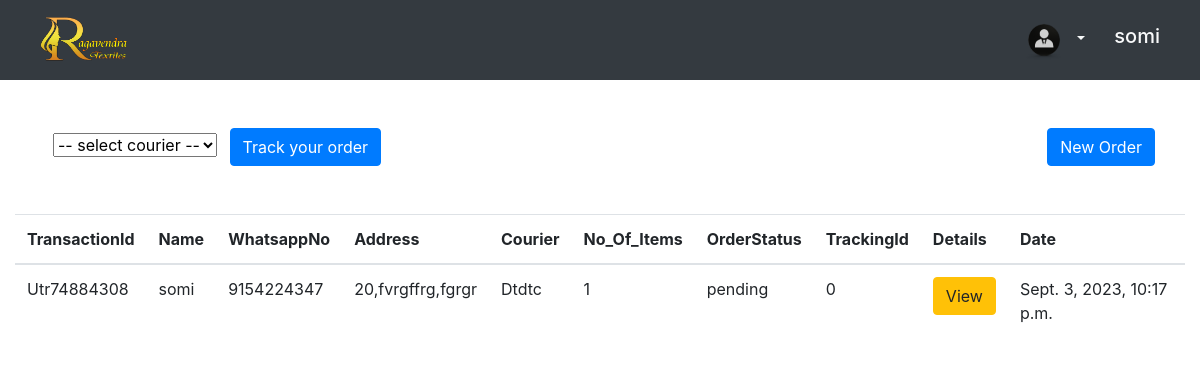
The page /orders/ (signed in) on the database as committed earlier.
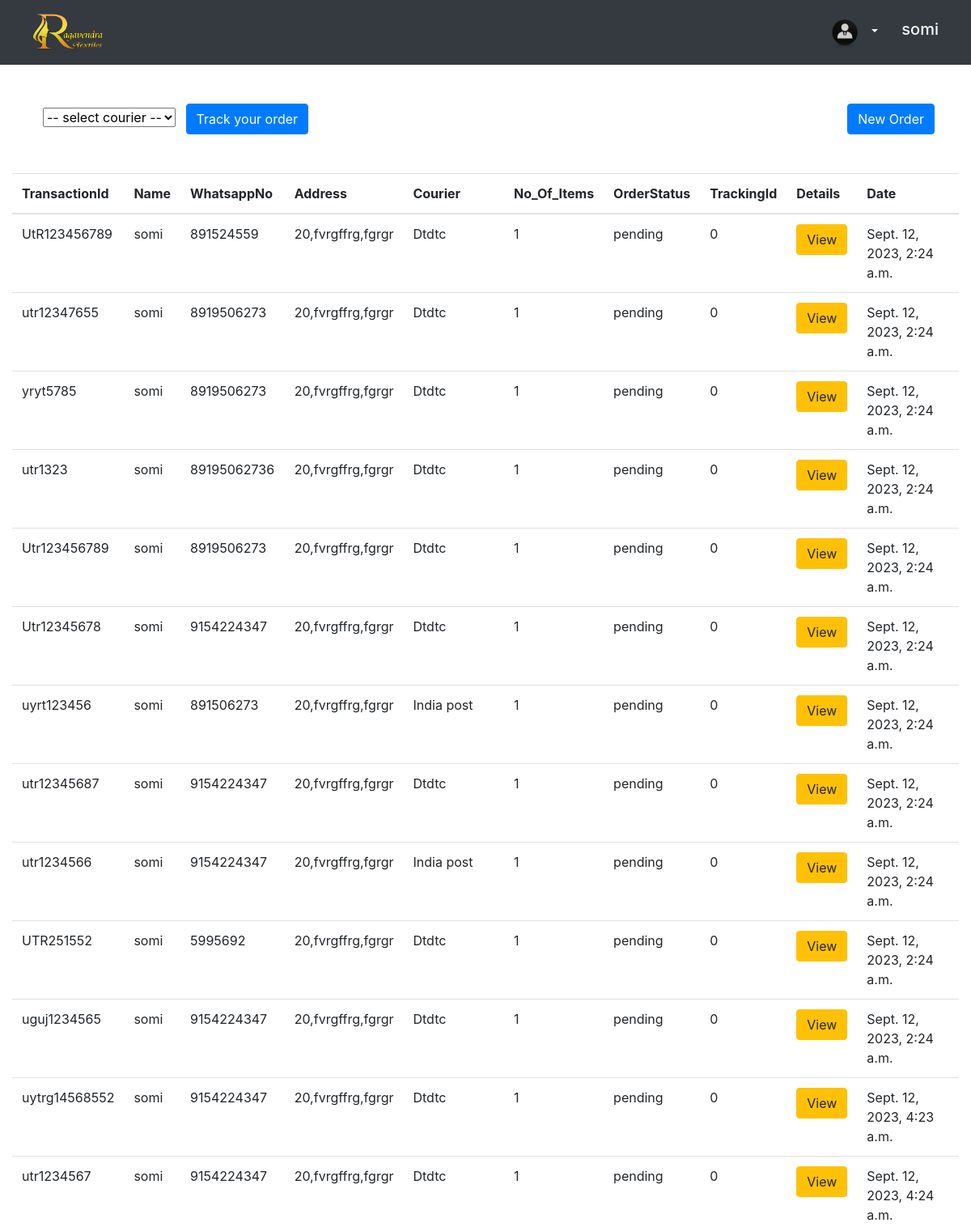
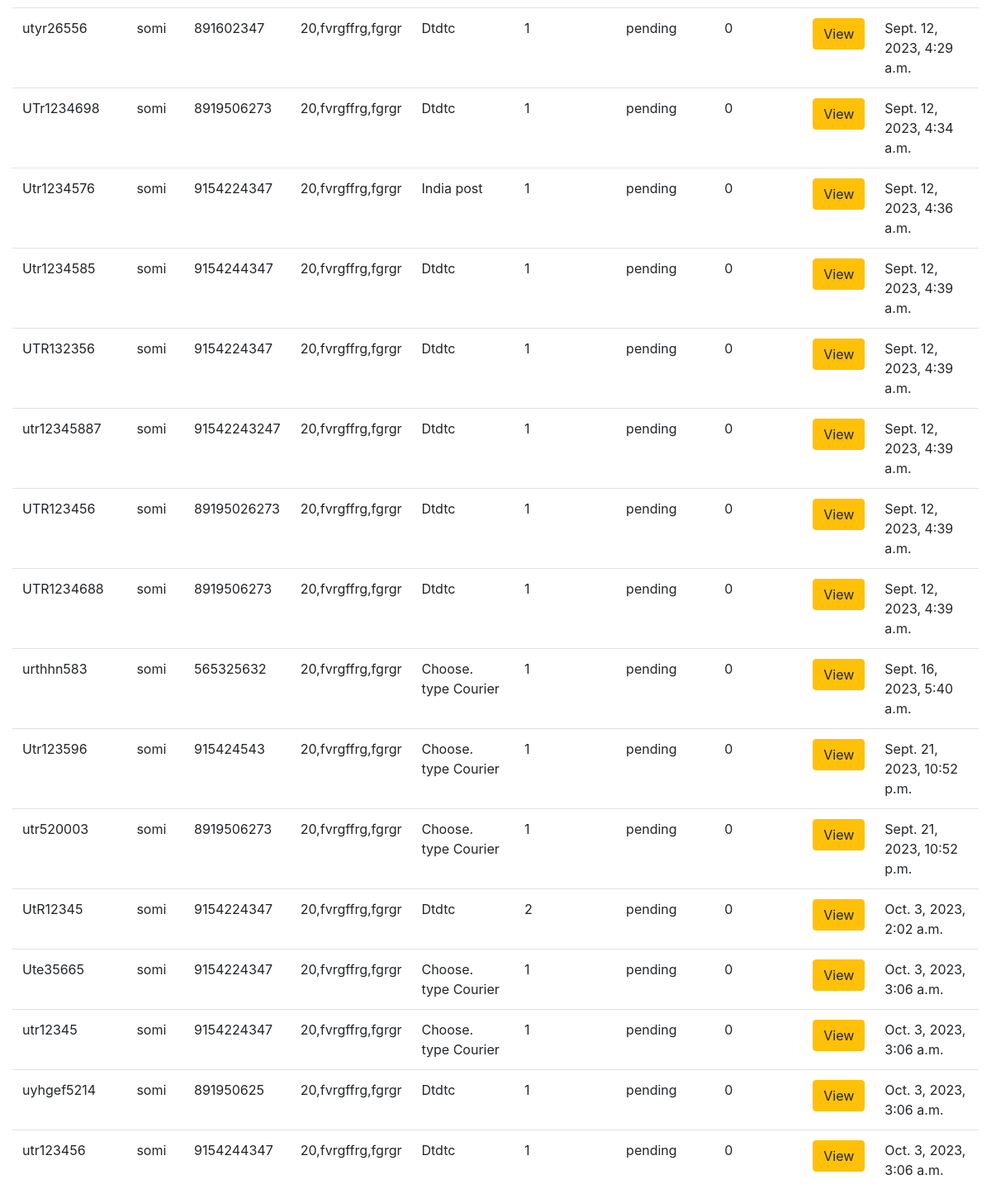
The same page on the database as committed later (2 pictures, top to bottom).
### ragavendra_store/models.py (models this page shows, shortened)
class Orders(models.Model):
    OrderID = models.AutoField(primary_key=True)
    Name  = models.CharField(max_length=30,null=True, blank=True)
    WhatsappNo = models.BigIntegerField(null=True, blank=True)
    ContactNo = models.BigIntegerField(null=True, blank=True)
    Dono = models.CharField(max_length=250, blank=False,default="")
    LandMark = models.CharField(max_length=250, blank=False,default="")
    Area_name = models.CharField(max_length=255,null=True, blank=True,default="")
    Village = models.CharField(max_length=255,null=True, blank=True,default="")
    Mandal = models.CharField(max_length=255,null=True, blank=True,default="")
    District = models.CharField(max_length=255,null=True, blank=True,default="")
    State = models.CharField(max_length=255,null=True, blank=True,default="")
    Postal_code = models.CharField(max_length=10,null=True, blank=True,default="")
    Courier = models.CharField(max_length=30, blank=True)
    TransactionId = models.CharField(max_length=25,default=0,null=True, blank=True)
    TrackingId = models.CharField(max_length=10,default=0,null=True, blank=True)
    No_Of_Items = models.IntegerField(null=True, blank=True)
    item_color = models.CharField(max_length=10,null=True, blank=True)
    item_size = models.CharField(max_length=10,null=True, blank=True)
    file = models.FileField()
    STATUS_CHOICES = (
        ('Pending', 'Pending'),
        ('Approved', 'Approved'),
        ('Rejected', 'Rejected'),
        ('Production', 'Production'),
        ('Out of Delivery', 'Out of Delivery'),
        ('completed', 'completed'),
    )
    OrderStatus = models.CharField(max_length=20, choices=STATUS_CHOICES, default='pending')
    Date = models.DateTimeField(default=datetime.now())
    user = models.ForeignKey(User, on_delete=models.CASCADE, default=1)

### ragavendra_store/views.py (the view, shortened to what this page needs)
# urls.py: path('orders/',orders, name='orders'),
@login_required
def orders(request):
    tracking_id = '',
    order_placed = False
    previous_order = None
    unique_orders = []
    orders_list = Orders.objects.filter(user=request.user).values_list('TransactionId', flat=True).distinct()
    for transaction_id in orders_list:
        order = Orders.objects.filter(user=request.user, TransactionId=transaction_id).first()
        unique_orders.append(order)
    view_orders_list = Orders.objects.all()
    oUser_INFO = User_info.objects.filter(userid = request.user.id)
    oUser = User_info.objects.filter(userid = request.user.id).first()
    profile_data = User_info.objects.filter(userid=request.user.id).values()
    profile_json = json.dumps(list(profile_data))
    latest_order = Orders.objects.filter(user=request.user).order_by('-OrderID').first()
    if latest_order:
        previous_order = model_to_dict(latest_order)
    return render(request ,"static_pages/orders.html" ,{"orders_list":unique_orders,"previous_order": previous_order,"view_orders_list":view_orders_list,'profile':oUser_INFO,"profile_json": profile_json,'active_user':oUser,'order_placed': order_placed})

### templates/static_pages/orders.html (shortened to what this page needs)
{% extends 'static_pages/base.html' %}
{% load static %}
{% block content %}
  <nav class="navbar navbar-expand-lg navbar-dark bg-dark">
    <div class="container-fluid px-2 px-md-4">
        <div class="navbar-brand">
          <img src="{% static 'images/logo-removebg-preview.png'%}" alt="" height="50" width="90">
        </div>
        <div class="d-flex align-items-center">
            <div class="dropdown mr-3">
                <button class="btn btn-transparent text-light dropdown-toggle" type="button" id="dropdownMenuButton" data-toggle="dropdown" aria-haspopup="true" aria-expanded="false">
                    <img src="{% static 'images/profile-icon.png' %}" class="profile-img" alt="IMG">
                </button>
            </div>
            <h5 class="text-light">{{ request.user.first_name }}</h5>
        </div>
    </div>
</nav>
   <div class="container d-flex" style="display: flex;justify-content: space-between;align-items: center;">
    <diV>
    <div >
      <select name="courier" id="courier" class="mx-2 ">
        <option value="" selected> -- select courier -- </option>
      </select>
      <button class="btn btn-primary " onclick="SelectedOption()">Track your order</button>
    </div>
  </diV>
    <div class="d-flex justify-content-end mt-5 mb-5 ">
        <button class="btn btn-primary" data-toggle="modal" data-target="#staticBackdrop">New Order  </button>
    </div>
  </div>
  <div class="container-fluid">
    <div class="table-responsive">
        <table class="table table-hover">
            <thead>
                <tr>
                    <th scope="col">TransactionId</th>
                    <th scope="col">Name</th>
                    <th scope="col">WhatsappNo</th>
                    <th scope="col">Address</th>
                    <th scope="col">Courier</th>
                    <th scope="col">No_Of_Items</th>
                    <th scope="col">OrderStatus</th>
                    <th scope="col">TrackingId</th>
                    <th scope="col">Details</th>
                    <th scope="col">Date</th>
                </tr>
            </thead>
            <tbody>
                {% for item in orders_list %}
                    <tr>
                        <td>{{ item.TransactionId }}</td>
                        <td>{{ item.Name }}</td>
                        <td>{{ item.WhatsappNo }}</td>
                        <td>{{ item.Dono }},{{ item.Village }},{{ item.Mandal }}</td>
                        <td>{{ item.Courier }}</td>
                        <td>{{ item.No_Of_Items }}</td>
                        <td>{{ item.OrderStatus }}</td>
                        <td>{{ item.TrackingId }}</td>
                        <td>
                            <button class="btn btn-warning" data-toggle="modal" data-target="#viemyorders{{ item.TransactionId }}">View</button>
                        </td>
                        <td>{{ item.Date }}</td>
                    </tr>
                {% endfor %}
            </tbody>
        </table>
    </div>
</div>
{% endblock %}

Rows that differ between the two databases and show on the page:
removed Orders: TransactionId "Utr74884308", Name "somi", WhatsappNo "9154224347", Dono "20", Village "fvrgffrg", Mandal "fgrgr", Courier "Dtdtc", No_Of_Items "1", OrderStatus "pending", TrackingId "0", Date "Sept. 3, 2023, 10:17 p.m."
added Orders: TransactionId "UtR123456789", Name "somi", WhatsappNo "891524559", Dono "20", Village "fvrgffrg", Mandal "fgrgr", Courier "Dtdtc", No_Of_Items "1", OrderStatus "pending", TrackingId "0", Date "Sept. 12, 2023, 2:24 a.m."
added Orders: TransactionId "utr12347655", Name "somi", WhatsappNo "8919506273", Dono "20", Village "fvrgffrg", Mandal "fgrgr", Courier "Dtdtc", No_Of_Items "1", OrderStatus "pending", TrackingId "0", Date "Sept. 12, 2023, 2:24 a.m."
added Orders: TransactionId "yryt5785", Name "somi", WhatsappNo "8919506273", Dono "20", Village "fvrgffrg", Mandal "fgrgr", Courier "Dtdtc", No_Of_Items "1", OrderStatus "pending", TrackingId "0", Date "Sept. 12, 2023, 2:24 a.m."
added Orders: TransactionId "utr1323", Name "somi", WhatsappNo "89195062736", Dono "20", Village "fvrgffrg", Mandal "fgrgr", Courier "Dtdtc", No_Of_Items "1", OrderStatus "pending", TrackingId "0", Date "Sept. 12, 2023, 2:24 a.m."
added Orders: TransactionId "Utr123456789", Name "somi", WhatsappNo "8919506273", Dono "20", Village "fvrgffrg", Mandal "fgrgr", Courier "Dtdtc", No_Of_Items "1", OrderStatus "pending", TrackingId "0", Date "Sept. 12, 2023, 2:24 a.m."
added Orders: TransactionId "Utr12345678", Name "somi", WhatsappNo "9154224347", Dono "20", Village "fvrgffrg", Mandal "fgrgr", Courier "Dtdtc", No_Of_Items "1", OrderStatus "pending", TrackingId "0", Date "Sept. 12, 2023, 2:24 a.m."
added Orders: TransactionId "uyrt123456", Name "somi", WhatsappNo "891506273", Dono "20", Village "fvrgffrg", Mandal "fgrgr", Courier "India post", No_Of_Items "1", OrderStatus "pending", TrackingId "0", Date "Sept. 12, 2023, 2:24 a.m."
added Orders: TransactionId "utr12345687", Name "somi", WhatsappNo "9154224347", Dono "20", Village "fvrgffrg", Mandal "fgrgr", Courier "Dtdtc", No_Of_Items "1", OrderStatus "pending", TrackingId "0", Date "Sept. 12, 2023, 2:24 a.m."
added Orders: TransactionId "utr1234566", Name "somi", WhatsappNo "9154224347", Dono "20", Village "fvrgffrg", Mandal "fgrgr", Courier "India post", No_Of_Items "1", OrderStatus "pending", TrackingId "0", Date "Sept. 12, 2023, 2:24 a.m."
added Orders: TransactionId "UTR251552", Name "somi", WhatsappNo "5995692", Dono "20", Village "fvrgffrg", Mandal "fgrgr", Courier "Dtdtc", No_Of_Items "1", OrderStatus "pending", TrackingId "0", Date "Sept. 12, 2023, 2:24 a.m."
added Orders: TransactionId "uguj1234565", Name "somi", WhatsappNo "9154224347", Dono "20", Village "fvrgffrg", Mandal "fgrgr", Courier "Dtdtc", No_Of_Items "1", OrderStatus "pending", TrackingId "0", Date "Sept. 12, 2023, 2:24 a.m."
added Orders: TransactionId "uytrg14568552", Name "somi", WhatsappNo "9154224347", Dono "20", Village "fvrgffrg", Mandal "fgrgr", Courier "Dtdtc", No_Of_Items "1", OrderStatus "pending", TrackingId "0", Date "Sept. 12, 2023, 4:23 a.m."
added Orders: TransactionId "utr1234567", Name "somi", WhatsappNo "9154224347", Dono "20", Village "fvrgffrg", Mandal "fgrgr", Courier "Dtdtc", No_Of_Items "1", OrderStatus "pending", TrackingId "0", Date "Sept. 12, 2023, 4:24 a.m."
added Orders: TransactionId "utyr26556", Name "somi", WhatsappNo "891602347", Dono "20", Village "fvrgffrg", Mandal "fgrgr", Courier "Dtdtc", No_Of_Items "1", OrderStatus "pending", TrackingId "0", Date "Sept. 12, 2023, 4:29 a.m."
added Orders: TransactionId "UTr1234698", Name "somi", WhatsappNo "8919506273", Dono "20", Village "fvrgffrg", Mandal "fgrgr", Courier "Dtdtc", No_Of_Items "1", OrderStatus "pending", TrackingId "0", Date "Sept. 12, 2023, 4:34 a.m."
added Orders: TransactionId "Utr1234576", Name "somi", WhatsappNo "9154224347", Dono "20", Village "fvrgffrg", Mandal "fgrgr", Courier "India post", No_Of_Items "1", OrderStatus "pending", TrackingId "0", Date "Sept. 12, 2023, 4:36 a.m."
added Orders: TransactionId "Utr1234585", Name "somi", WhatsappNo "9154244347", Dono "20", Village "fvrgffrg", Mandal "fgrgr", Courier "Dtdtc", No_Of_Items "1", OrderStatus "pending", TrackingId "0", Date "Sept. 12, 2023, 4:39 a.m."
added Orders: TransactionId "UTR132356", Name "somi", WhatsappNo "9154224347", Dono "20", Village "fvrgffrg", Mandal "fgrgr", Courier "Dtdtc", No_Of_Items "1", OrderStatus "pending", TrackingId "0", Date "Sept. 12, 2023, 4:39 a.m."
added Orders: TransactionId "utr12345887", Name "somi", WhatsappNo "91542243247", Dono "20", Village "fvrgffrg", Mandal "fgrgr", Courier "Dtdtc", No_Of_Items "1", OrderStatus "pending", TrackingId "0", Date "Sept. 12, 2023, 4:39 a.m."
added Orders: TransactionId "UTR123456", Name "somi", WhatsappNo "89195026273", Dono "20", Village "fvrgffrg", Mandal "fgrgr", Courier "Dtdtc", No_Of_Items "1", OrderStatus "pending", TrackingId "0", Date "Sept. 12, 2023, 4:39 a.m."
added Orders: TransactionId "UTR1234688", Name "somi", WhatsappNo "8919506273", Dono "20", Village "fvrgffrg", Mandal "fgrgr", Courier "Dtdtc", No_Of_Items "1", OrderStatus "pending", TrackingId "0", Date "Sept. 12, 2023, 4:39 a.m."
added Orders: TransactionId "urthhn583", Name "somi", WhatsappNo "565325632", Dono "20", Village "fvrgffrg", Mandal "fgrgr", Courier "Choose. type Courier", No_Of_Items "1", OrderStatus "pending", TrackingId "0", Date "Sept. 16, 2023, 5:40 a.m."
added Orders: TransactionId "Utr123596", Name "somi", WhatsappNo "915424543", Dono "20", Village "fvrgffrg", Mandal "fgrgr", Courier "Choose. type Courier", No_Of_Items "1", OrderStatus "pending", TrackingId "0", Date "Sept. 21, 2023, 10:52 p.m."
added Orders: TransactionId "utr520003", Name "somi", WhatsappNo "8919506273", Dono "20", Village "fvrgffrg", Mandal "fgrgr", Courier "Choose. type Courier", No_Of_Items "1", OrderStatus "pending", TrackingId "0", Date "Sept. 21, 2023, 10:52 p.m."
added Orders: TransactionId "UtR12345", Name "somi", WhatsappNo "9154224347", Dono "20", Village "fvrgffrg", Mandal "fgrgr", Courier "Dtdtc", No_Of_Items "2", OrderStatus "pending", TrackingId "0", Date "Oct. 3, 2023, 2:02 a.m."
added Orders: TransactionId "Ute35665", Name "somi", WhatsappNo "9154224347", Dono "20", Village "fvrgffrg", Mandal "fgrgr", Courier "Choose. type Courier", No_Of_Items "1", OrderStatus "pending", TrackingId "0", Date "Oct. 3, 2023, 3:06 a.m."
added Orders: TransactionId "utr12345", Name "somi", WhatsappNo "9154224347", Dono "20", Village "fvrgffrg", Mandal "fgrgr", Courier "Choose. type Courier", No_Of_Items "1", OrderStatus "pending", TrackingId "0", Date "Oct. 3, 2023, 3:06 a.m."
added Orders: TransactionId "uyhgef5214", Name "somi", WhatsappNo "891950625", Dono "20", Village "fvrgffrg", Mandal "fgrgr", Courier "Dtdtc", No_Of_Items "1", OrderStatus "pending", TrackingId "0", Date "Oct. 3, 2023, 3:06 a.m."
added Orders: TransactionId "utr123456", Name "somi", WhatsappNo "9154244347", Dono "20", Village "fvrgffrg", Mandal "fgrgr", Courier "Dtdtc", No_Of_Items "1", OrderStatus "pending", TrackingId "0", Date "Oct. 3, 2023, 3:06 a.m."
